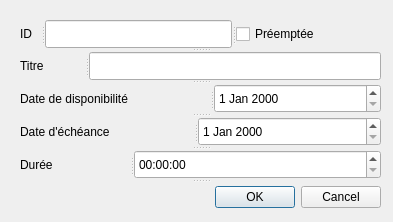
<?xml version="1.0" encoding="UTF-8"?>
<ui version="4.0">
 <class>AjoutTacheUnitaireWindow</class>
 <widget class="QDialog" name="AjoutTacheUnitaireWindow">
  <property name="geometry">
   <rect>
    <x>0</x>
    <y>0</y>
    <width>393</width>
    <height>222</height>
   </rect>
  </property>
  <property name="windowTitle">
   <string>Ajout d'une Tâche Unitaire</string>
  </property>
  <widget class="QSplitter" name="splitter_6">
   <property name="geometry">
    <rect>
     <x>20</x>
     <y>20</y>
     <width>361</width>
     <height>191</height>
    </rect>
   </property>
   <property name="orientation">
    <enum>Qt::Vertical</enum>
   </property>
   <widget class="QSplitter" name="splitter">
    <property name="orientation">
     <enum>Qt::Horizontal</enum>
    </property>
    <widget class="QLabel" name="ID_Lab">
     <property name="text">
      <string>ID</string>
     </property>
    </widget>
    <widget class="QLineEdit" name="ID_Edit"/>
    <widget class="QCheckBox" name="Preempte_Box">
     <property name="text">
      <string>Préemptée</string>
     </property>
    </widget>
   </widget>
   <widget class="QSplitter" name="splitter_2">
    <property name="orientation">
     <enum>Qt::Horizontal</enum>
    </property>
    <widget class="QLabel" name="Titre_Lab">
     <property name="text">
      <string>Titre</string>
     </property>
    </widget>
    <widget class="QLineEdit" name="Titre_Edit"/>
   </widget>
   <widget class="QSplitter" name="splitter_3">
    <property name="orientation">
     <enum>Qt::Horizontal</enum>
    </property>
    <widget class="QLabel" name="Dispo_Lab">
     <property name="text">
      <string>Date de disponibilité</string>
     </property>
    </widget>
    <widget class="QDateEdit" name="Dispo_Edit"/>
   </widget>
   <widget class="QSplitter" name="splitter_4">
    <property name="orientation">
     <enum>Qt::Horizontal</enum>
    </property>
    <widget class="QLabel" name="Echeance_Lab">
     <property name="text">
      <string>Date d'échéance</string>
     </property>
    </widget>
    <widget class="QDateEdit" name="Echeance_Edit"/>
   </widget>
   <widget class="QSplitter" name="splitter_5">
    <property name="orientation">
     <enum>Qt::Horizontal</enum>
    </property>
    <widget class="QLabel" name="Duree_Lab">
     <property name="text">
      <string>Durée</string>
     </property>
    </widget>
    <widget class="QTimeEdit" name="Duree_Edit"/>
   </widget>
   <widget class="QDialogButtonBox" name="buttonBox">
    <property name="orientation">
     <enum>Qt::Horizontal</enum>
    </property>
    <property name="standardButtons">
     <set>QDialogButtonBox::Cancel|QDialogButtonBox::Ok</set>
    </property>
   </widget>
  </widget>
 </widget>
 <resources/>
 <connections>
  <connection>
   <sender>buttonBox</sender>
   <signal>accepted()</signal>
   <receiver>AjoutTacheUnitaire</receiver>
   <slot>accept()</slot>
   <hints>
    <hint type="sourcelabel">
     <x>248</x>
     <y>254</y>
    </hint>
    <hint type="destinationlabel">
     <x>157</x>
     <y>274</y>
    </hint>
   </hints>
  </connection>
  <connection>
   <sender>buttonBox</sender>
   <signal>rejected()</signal>
   <receiver>AjoutTacheUnitaire</receiver>
   <slot>reject()</slot>
   <hints>
    <hint type="sourcelabel">
     <x>316</x>
     <y>260</y>
    </hint>
    <hint type="destinationlabel">
     <x>286</x>
     <y>274</y>
    </hint>
   </hints>
  </connection>
 </connections>
</ui>
